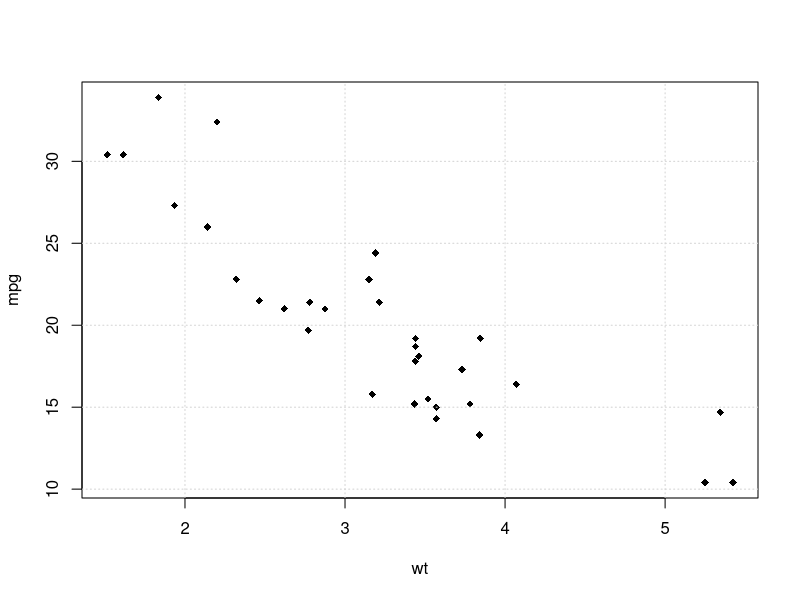
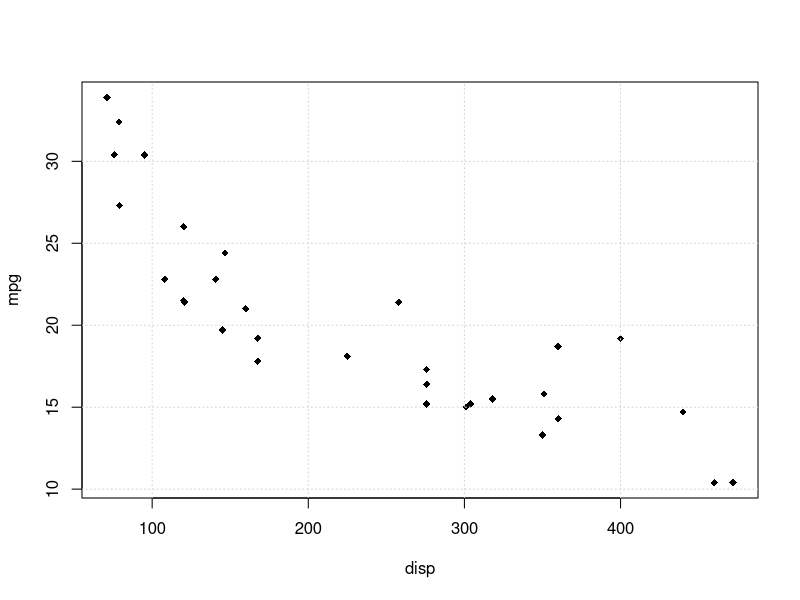
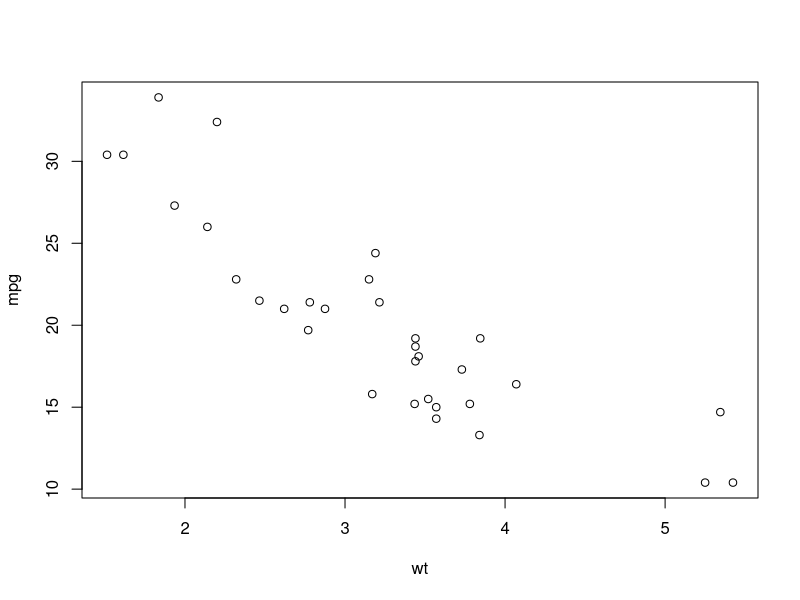
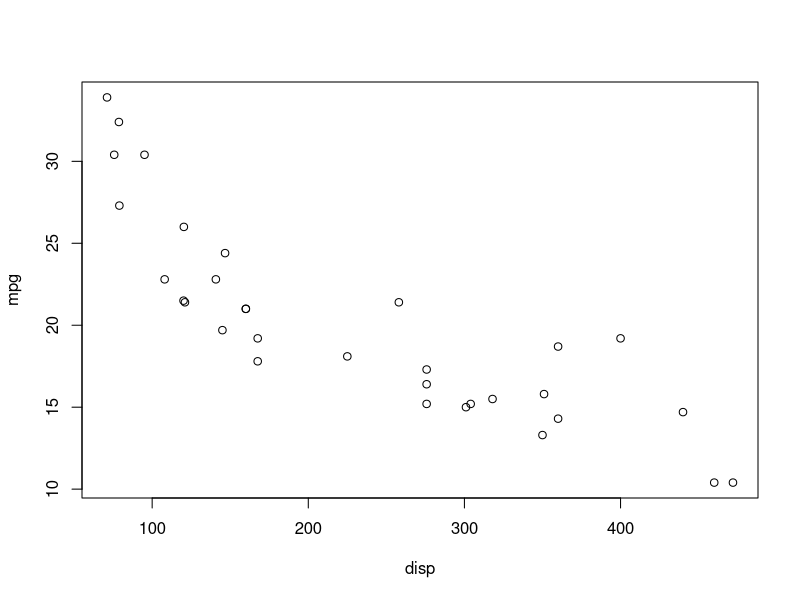

Source code (R) for these figures, in order:
## ---- chunk 1
knitr::opts_chunk$set(echo = TRUE)
## ---- chunk 2
data(mtcars)
## ---- chunk 3
head(mtcars)
## ---- chunk 4
plot(mpg~wt,data=mtcars, pch=18)
grid()

## ---- chunk 5
cor(mtcars$mpg,mtcars$wt)
## ---- chunk 6
model1 <- lm(mpg ~ wt, data = mtcars)

summary(model1)
## ---- chunk 7
newData = data.frame(wt = 3.05, disp = 122)
print(predict(model1, newData, interval = 'predict'))
## ---- chunk 8
plot(mpg~disp,data=mtcars, pch=18)
grid()
## ---- chunk 9
cor(mtcars$mpg,mtcars$disp)
## ---- chunk 10
model2 <- lm(mpg ~ disp, data = mtcars)
summary(model2)
## ---- chunk 11
newData = data.frame(wt = 3.05, disp = 122)
print(predict(model2, newData, interval = 'predict'))
## ---- chunk 12
plot(mpg ~ wt+disp, data = mtcars)
## ---- chunk 13
model3= lm(mpg ~ wt+disp, data = mtcars)
summary(model3)
## ---- chunk 14
summary(model3)
## ---- chunk 15
anova_result <- anova(model1, model3)
print(anova_result)
